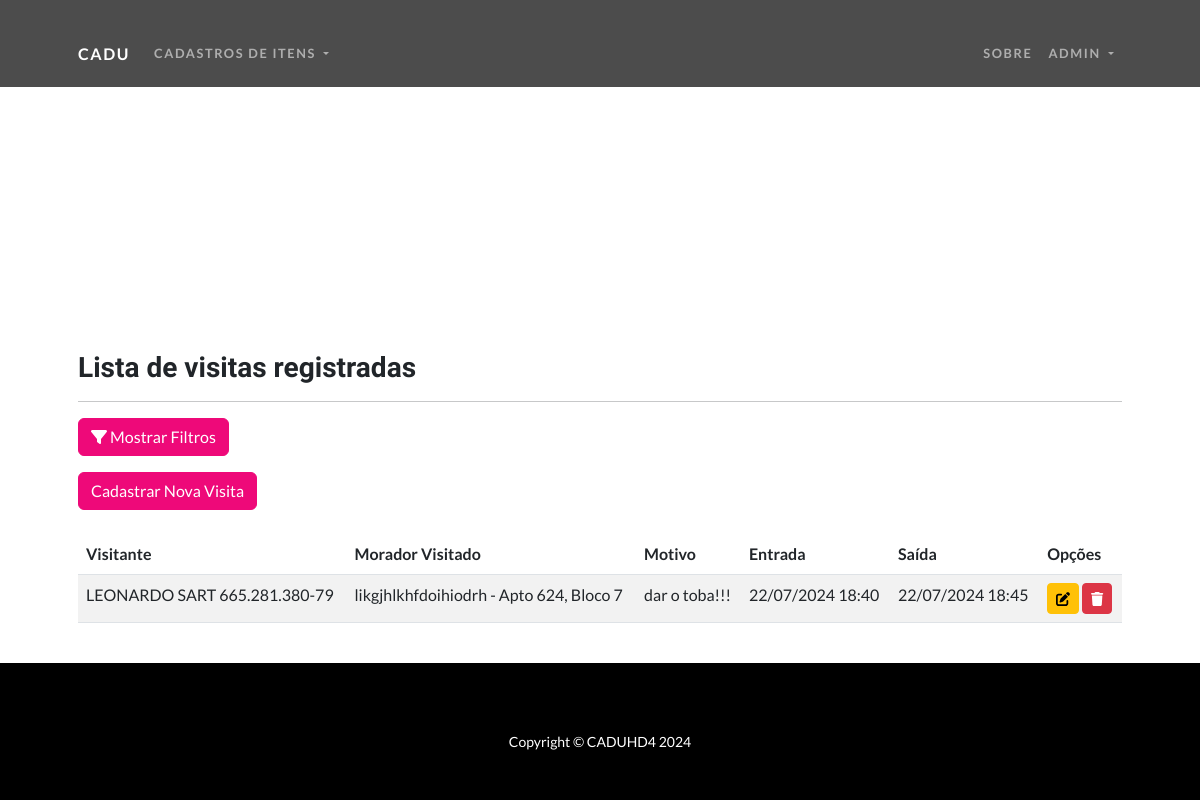
Screenshot of /listar/visitas/ (signed in) with the database file from the repository.
### cadastros/models.py (models this page shows, shortened)
class Visita(models.Model):
    pessoa_visita = models.ForeignKey(Pessoa, on_delete=models.CASCADE, related_name='visitas_feitas')
    pessoa_visitada = models.ForeignKey(Morador, on_delete=models.CASCADE, related_name='visitas_recebidas')
    motivo = models.CharField(max_length=255)
    data_hora_entrada = models.DateTimeField()
    data_hora_saida = models.DateTimeField(null=True, blank=True)
    user = models.ForeignKey(User, on_delete=models.CASCADE)

class Pessoa(models.Model):
    nome_completo = models.CharField(max_length=150)
    nascimento = models.DateField(verbose_name="data de nascimento")
    cpf = models.CharField(max_length=14, verbose_name="cpf", unique=True)
    email = models.EmailField(max_length=120, blank=True, null=True)
    cadastrado_em = models.DateTimeField(auto_now_add=True)
    atualizado_em = models.DateTimeField(auto_now=True)
    cidade = models.ForeignKey(Cidade, on_delete=models.PROTECT)
    arquivo = models.FileField(upload_to='fotos/', blank=True, null=True)
    def __str__(self):
        return f"{self.nome_completo} {self.cpf}"

class Morador(Pessoa):
    apartamento = models.OneToOneField(Apartamento, on_delete=models.CASCADE, related_name="morador")
    possui_animais = models.BooleanField(default=False)
    def __str__(self):
        return f"{self.nome_completo} - Apto {self.apartamento.numero}, Bloco {self.apartamento.bloco}"

class Apartamento(models.Model):
    numero = models.IntegerField()
    bloco = models.CharField(max_length=10)

### cadastros/views.py (the view)
# urls.py: path('listar/visitas/', VisitaList.as_view(), name='list-visita'),
class VisitaList(GroupRequiredMixin, LoginRequiredMixin, FilterView):
    model = Visita
    filterset_class = VisitaFilter
    template_name = 'cadastros/listas/visita.html'
    login_url = reverse_lazy('login')
    group_required = ("Administrador", "Usuarios")
    def get_queryset(self):
        if self.request.user.groups.filter(name='Administrador').exists():
            return Visita.objects.all()
        return Visita.objects.filter(user=self.request.user)

### cadastros/templates/cadastros/listas/visita.html (shortened to what this page needs)
{% extends "paginas/modelo.html" %}
{% load static %}
{% block content %}
<h3>Lista de visitas registradas</h3>
<hr>
<button class="btn btn-primary mb-3" type="button" data-bs-toggle="collapse" data-bs-target="#filtrosCollapse" aria-expanded="false" aria-controls="filtrosCollapse">
    <i class="fas fa-filter"></i> Mostrar Filtros
</button>
<div class="text-right mb-3">
    <a href="{% url 'add-visita' %}" class="btn btn-primary">Cadastrar Nova Visita</a>
</div>
<div class="table-responsive mt-4">
    <table class="table table-striped" id="tabela-visitas">
        <thead>
            <tr>
                <th>Visitante</th>
                <th>Morador Visitado</th>
                <th>Motivo</th>
                <th>Entrada</th>
                <th>Saída</th>
                <th>Opções</th>
            </tr>
        </thead>
        <tbody>
        {% for visita in object_list %}
        <tr>
            <td>{{ visita.pessoa_visita }}</td>
            <td>{{ visita.pessoa_visitada }}</td>
            <td>{{ visita.motivo }}</td>
            <td>{{ visita.data_hora_entrada|date:"d/m/Y H:i" }}</td>
            <td>{{ visita.data_hora_saida|date:"d/m/Y H:i"|default:"" }}</td>
            <td>
                <a href="{% url 'update-visita' visita.pk %}" class="btn btn-warning btn-sm"><i class="fas fa-edit"></i></a>
                <a href="{% url 'delete-visita' visita.pk %}" class="btn btn-danger btn-sm"><i class="fas fa-trash"></i></a>
            </td>
        </tr>
        {% endfor %}
        </tbody>
    </table>
</div>
{% endblock %}

### paginas/templates/paginas/modelo.html (shortened to what this page needs)
{% load static %}
<!DOCTYPE html>
<html lang="pt-br">
<head>
    <link href="{% static 'css/styles.css' %}" rel="stylesheet" />
    <link href="https://cdn.datatables.net/v/bs5/dt-2.1.7/datatables.min.css" rel="stylesheet">
</head>
<body>
    <div class="container">
        {% block navegacao %}
        <nav class="navbar navbar-expand-lg navbar-dark navbar-custom fixed-top">
            <div class="container px-5">
                <a class="navbar-brand" href="{% url 'inicio' %}">Cadu</a>
                <div class="collapse navbar-collapse" id="navbarResponsive">
                    <ul class="navbar-nav me-auto">
                        {% if request.user.is_authenticated %}
                        <li class="nav-item dropdown">
                            <a class="nav-link dropdown-toggle" href="#" id="cadastroDropdown" role="button" data-bs-toggle="dropdown" aria-expanded="false">
                                Cadastros de itens
                            </a>
                        </li>
                        {% endif %}
                    </ul>
                    <ul class="navbar-nav ms-auto">
                        <li class="nav-item"><a class="nav-link" href="{% url 'sobre' %}">Sobre</a></li>
                        {% if request.user.is_authenticated %}
                        <li class="nav-item dropdown">
                            <a class="nav-link dropdown-toggle" href="#" id="usuarioDropdown" role="button" data-bs-toggle="dropdown" aria-expanded="false">
                                {{ request.user.username }}
                            </a>
                        </li>
                        {% else %}
                        <li class="nav-item"><a class="nav-link" href="{% url 'login' %}">Entrar</a></li>
                        <li class="nav-item"><a class="nav-link" href="{% url 'registrar' %}">Cadastrar</a></li>
                        {% endif %}
                    </ul>
                </div>
            </div>
        </nav>
        {% endblock %}
    </div>
    <section id="scroll">
    <div class="container px-5">
        <div class="row gx-5 align-items-center">
            <div class="col-lg py-4">
                {% block content %}
                {% endblock %}
            </div>
        </div>
    </div>
    </section>
    <footer class="py-5 bg-black mt-auto">
        <div class="container px-5">
          <p class="m-0 text-center text-white small">Copyright &copy; CADUHD4 2024</p>
        </div>
    </footer>
</body>
</html>

### paginas/templates/paginas/modelo.html (style rules this page uses)
body { display: flex; flex-direction: column; min-height: 100vh; }
.container { flex: 1; margin-top: 20px; }

### rows the page displays
Visita: pessoa_visita "LEONARDO SART 665.281.380-79", pessoa_visitada "likgjhlkhfdoihiodrh - Apto 624, Bloco 7", motivo "dar o toba!!!", data_hora_entrada "22/07/2024 18:40", data_hora_saida "22/07/2024 18:45"

### other values shown
{{ request.user.username }} "ADMIN"
